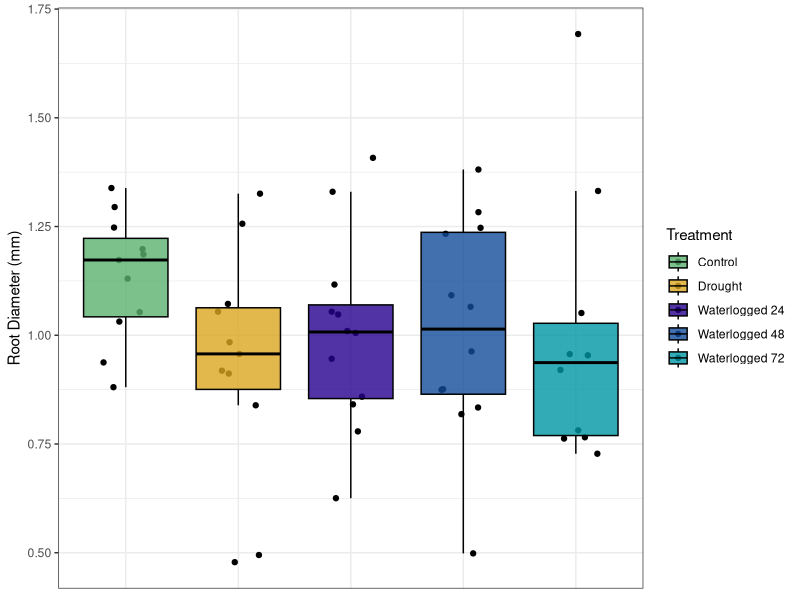
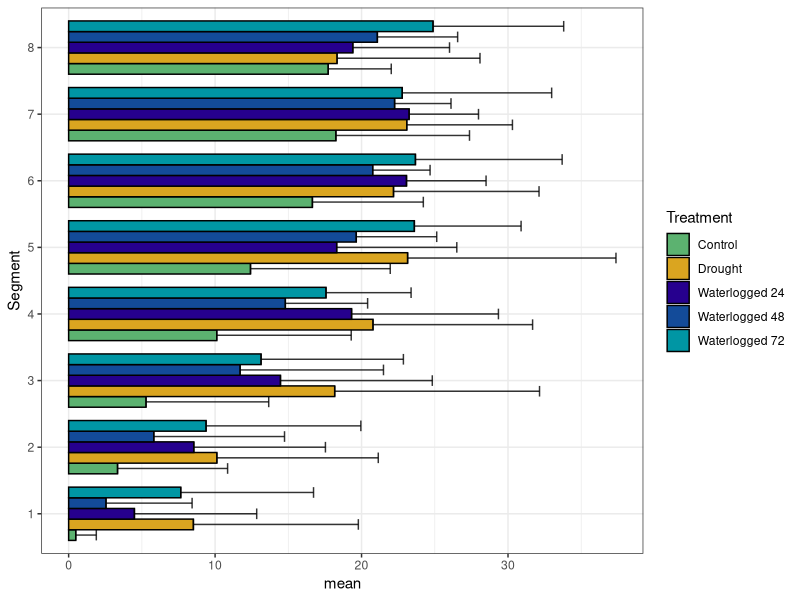
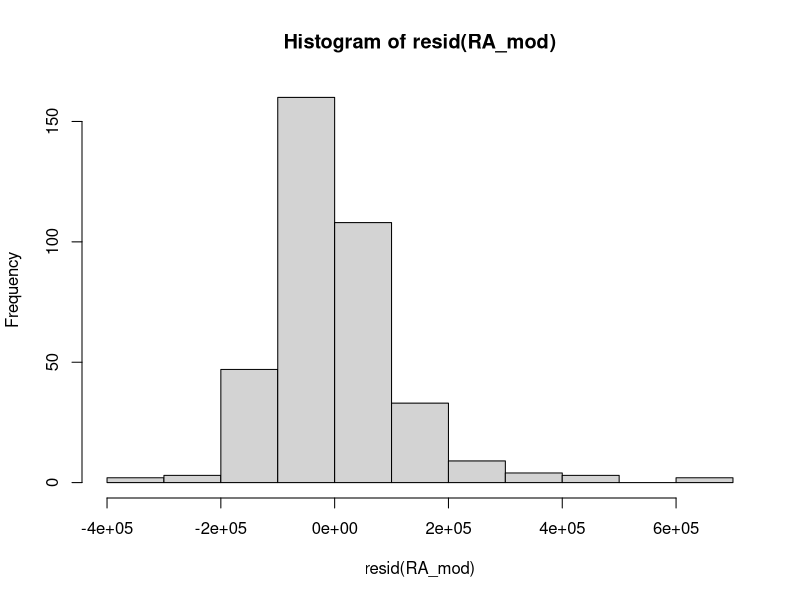
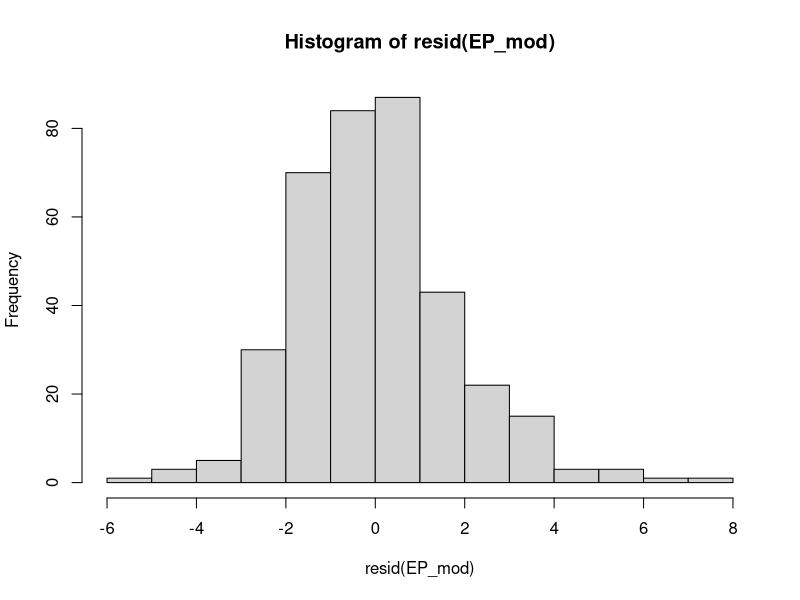
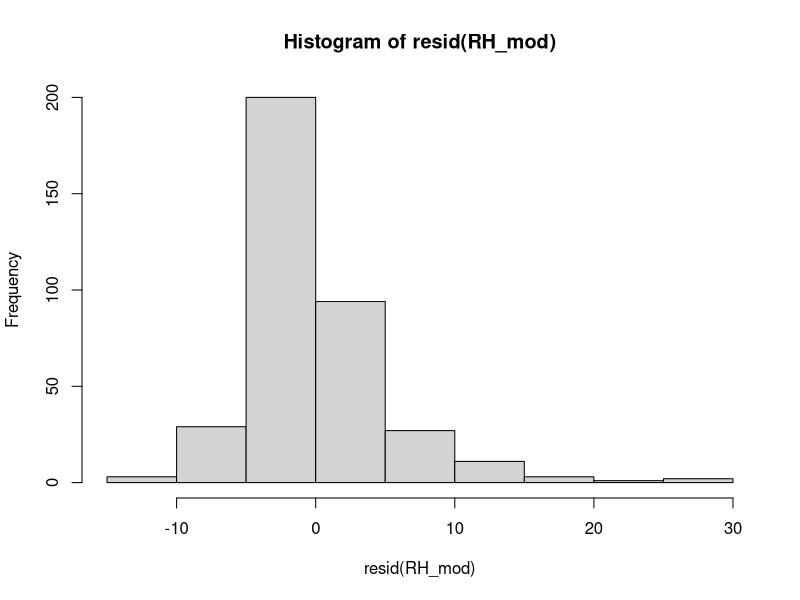
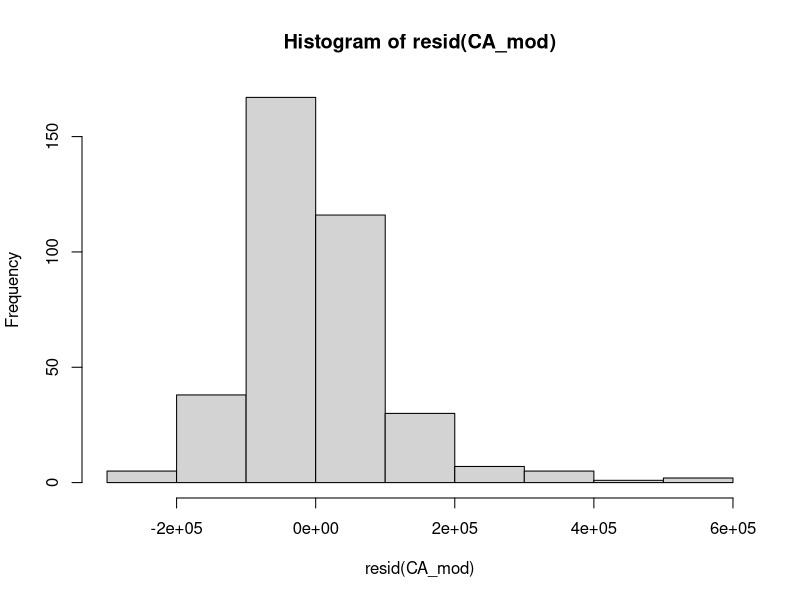
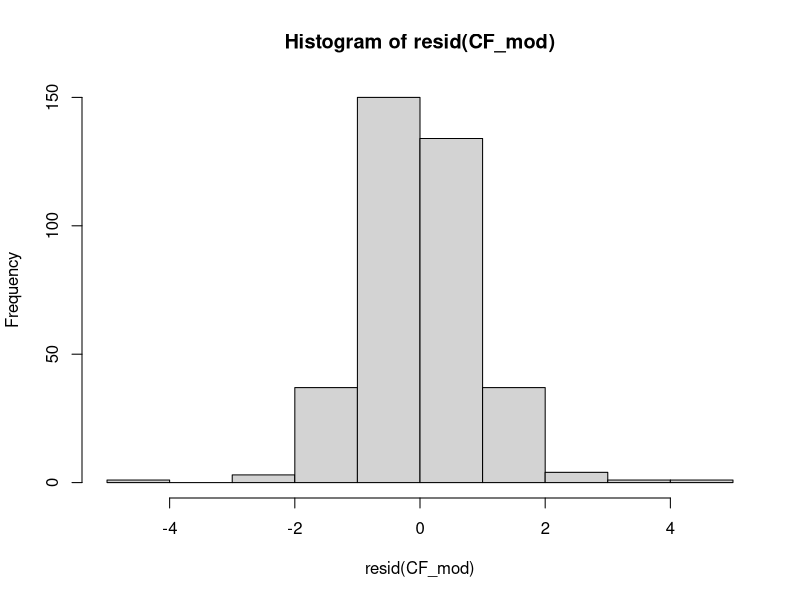
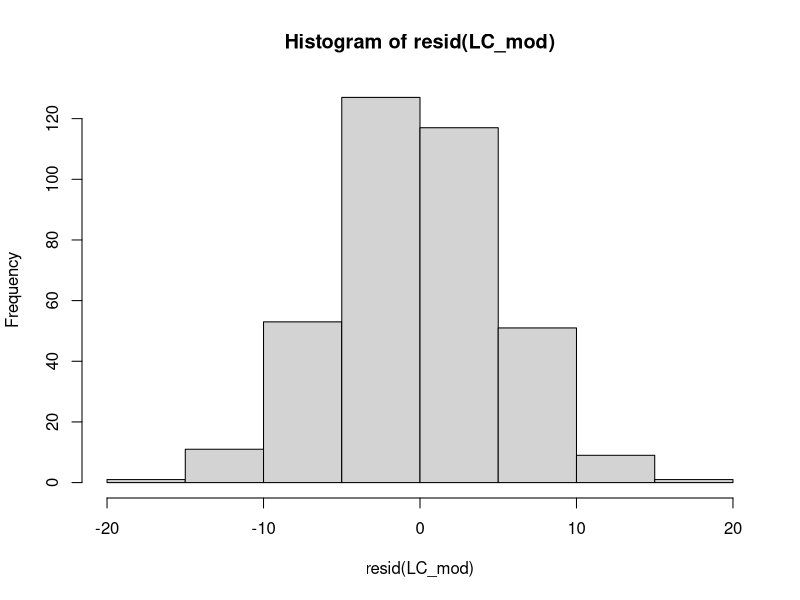

The R script that drew these images, in order:
### Tripsacum greenhouse experiment
### Root section analysis
### Code by Joel Swift 04-2024

library(tidyverse)
library(readxl)
library(emmeans)
library(ggpubr)
library(lmerTest)
library(viridis)

# Set theme
theme_set(theme_bw())
treatment_palette <- c("Waterlogged 24" = "#26008E",
                       "Waterlogged 48" = "#134B99",
                       "Waterlogged 72" = "#0096A4",
                       "Control" = "#5CB270",
                       "Drought" = "#DAA520")


#### 1) Load data and calculate derived areas and percentages ####
section_data <- read_xlsx("Section_data_plus_metadata.xlsx", sheet = 1)
# Convert couple of columns with NAs to numeric and segment to factor
numeric <- section_data %>% select(`Root Perimeter`:`Root Hair Number`) %>% mutate_if(is.character, as.numeric)
meta <- section_data %>% select(Plant_id:`Image Name`)
section_data <- bind_cols(meta, numeric)
rm(numeric, meta)
# convert all character columns to factor
section_data[sapply(section_data, is.character)] <- lapply(section_data[sapply(section_data, is.character)], as.factor)
section_data$Segment <- as.factor(section_data$Segment)
# Sanity check
summary(section_data)

# Calculate areas (um2)
section_data$`Cortex Area` <- (section_data$`Root Area` - section_data$`Stele Area`)
section_data$`Living Cortical Area` <- section_data$`Cortex Area` - section_data$`Aerenchyma Area`

# Calculate percentages (%)
section_data$`Living Cortical Percent` <- ((section_data$`Cortex Area` - section_data$`Aerenchyma Area`) / section_data$`Root Area`) * 100
section_data$`Aerenchyma Percent` <- (section_data$`Aerenchyma Area` / section_data$`Cortex Area`) * 100
section_data$`Aerenchyma Percent Whole Root` <- (section_data$`Aerenchyma Area` / section_data$`Root Area`) * 100

section_data$`Stele Percent` <- (section_data$`Stele Area` / section_data$`Root Area`) * 100
section_data$`Metaxylem Percent` <- (section_data$`Metaxylem Vessel Area` / section_data$`Stele Area`) * 100

# Ratios (X:Y)
section_data$`Stele:Cortex Ratio` <- section_data$`Stele Area` / section_data$`Cortex Area`
section_data$`Stele:Root Ratio` <- section_data$`Stele Area` / section_data$`Root Area`

# Scale root hair number by perimeter measurement 
section_data$`Root Hair Number` <- section_data$`Root Hair Number` / (section_data$`Root Perimeter`/1000) # Root hairs per mm of root perimeter

# Sanity check
str(section_data)

### Diameter range of roots ###
section_data$root_diameter <- (sqrt(section_data$`Root Area` / pi) * 2)

diameter_df <- section_data %>%
  select(root_diameter, Plant_id, Treatment) %>%
  group_by(Plant_id, Treatment) %>%
  summarize(mean_diameter_mm = (mean(root_diameter, na.rm = TRUE)/1000),
            count = n())

ggplot(diameter_df, aes(x = Treatment, y = mean_diameter_mm, fill = Treatment)) +
  geom_jitter(width = 0.2) +
  geom_boxplot(alpha = 0.8, outlier.colour = NA, color = "black") +
  scale_fill_manual(name = "Treatment", values = treatment_palette) +
  ylab("Root Diameter (mm)") +
  theme(axis.title.x=element_blank(),
        axis.text.x = element_blank(),
        axis.ticks.x = element_blank())

x <- section_data %>%
  select(root_diameter, Plant_id, Treatment) %>%
  group_by(Plant_id) %>%
  summarize(mean_diameter_mm = (mean(root_diameter, na.rm = TRUE)/1000),
            count = n())

# mean and standard error
summary(x$mean_diameter_mm)
sd(x$mean_diameter_mm) / sqrt(length(x$mean_diameter_mm))

#### 2) Check the variance between sections of the same segment of root ####
# Select all plants that have three sections per segment (i.e, have a replicate A, B, and C)
section_data_index <- section_data %>% filter(Replicate %in% c("B", "C"))
section_data_replicated <- section_data %>% filter(Plant_id %in% unique(section_data_index$Plant_id))
rm(section_data_index)

# Calculate coefficient of variation by Replicate, Segment, and Plant ID.
cv <- function(x, na.rm = FALSE) (sd(x, na.rm = na.rm)/mean(x, na.rm = na.rm))*100

#CV for Replicate
CVs_replicate  <- section_data_replicated %>%
  select(Plant_id, Segment, Replicate, Treatment, `Root Area`:`Stele:Root Ratio`) %>%
  gather(Traits, value, -Plant_id, -Segment, -Replicate, -Treatment) %>%
  group_by(Plant_id, Segment, Treatment, Traits) %>%
  summarize(cv = cv(value), n=n()) %>%
  ungroup() %>%
  group_by(Treatment, Traits) %>%
  summarize(CVmean = round(mean(cv, na.rm=T), 0), n=n())

summary(CVs_replicate$n)

#CV for Segment
CVs_segment  <- section_data_replicated %>%
  select(Plant_id, Segment, Replicate, Treatment, `Root Area`:`Stele:Root Ratio`) %>%
  gather(Traits, value, -Plant_id, -Segment, -Replicate, -Treatment) %>%
  group_by(Plant_id, Replicate, Treatment, Traits) %>%
  summarize(cv = cv(value), n=n()) %>%
  ungroup() %>%
  group_by(Treatment, Traits) %>%
  summarize(CVmean = round(mean(cv, na.rm=T), 0), n=n())

summary(CVs_segment$n)

#CV for Plant ID
CVs_plantid  <- section_data_replicated %>%
  select(Plant_id, Segment, Replicate, Treatment, `Root Area`:`Stele:Root Ratio`) %>%
  gather(Traits, value, -Plant_id, -Segment, -Replicate, -Treatment) %>%
  group_by(Segment, Replicate, Treatment, Traits) %>%
  summarize(cv = cv(value), n=n()) %>%
  ungroup() %>%
  group_by(Treatment, Traits) %>%
  summarize(CVmean = round(mean(cv, na.rm=T), 0), n=n())

summary(CVs_plantid$n)

# Reorder factor levels to be more sensible
# Root surface > Cortex > Stele > Metaxylem Vessels
# Panel A
CVs_replicate$Traits <- factor(CVs_replicate$Traits, levels = rev(c("Root Area", "Epidermis Depth", "Root Hair Number",
                                                                    "Cortex Area", "Cortical Cell File Number", "Living Cortical Percent", "Aerenchyma Percent",
                                                                    "Stele Area", "Stele:Cortex Ratio", "Stele:Root Ratio",
                                                                    "Metaxylem Vessel Area", "Metaxylem Vessel Number", "Metaxylem Vessel Mean Area")))
CVs_replicate <- CVs_replicate[!is.na(CVs_replicate$Traits), ]
# Panel B
CVs_segment$Traits <- factor(CVs_segment$Traits, levels = rev(c("Root Area", "Epidermis Depth", "Root Hair Number",
                                                                "Cortex Area", "Cortical Cell File Number", "Living Cortical Percent", "Aerenchyma Percent",
                                                                "Stele Area", "Stele:Cortex Ratio", "Stele:Root Ratio",
                                                                "Metaxylem Vessel Area", "Metaxylem Vessel Number", "Metaxylem Vessel Mean Area")))
CVs_segment <- CVs_segment[!is.na(CVs_segment$Traits), ]
# Panel c
CVs_plantid$Traits <- factor(CVs_plantid$Traits, levels = rev(c("Root Area", "Epidermis Depth", "Root Hair Number",
                                                                "Cortex Area", "Cortical Cell File Number", "Living Cortical Percent", "Aerenchyma Percent",
                                                                "Stele Area", "Stele:Cortex Ratio", "Stele:Root Ratio",
                                                                "Metaxylem Vessel Area", "Metaxylem Vessel Number", "Metaxylem Vessel Mean Area")))
CVs_plantid <- CVs_plantid[!is.na(CVs_plantid$Traits), ]

# Find min-max for gradient
min(CVs_replicate$CVmean, CVs_segment$CVmean, CVs_plantid$CVmean) # 0
max(CVs_replicate$CVmean, CVs_segment$CVmean, CVs_plantid$CVmean) # 202

# Tile plots with text labels
a <- ggplot(CVs_replicate, aes(x = Treatment, y = Traits, fill = CVmean)) +
  geom_tile(color = "black") +
  coord_fixed() +
  geom_text(aes(label = CVmean), color = "black", size = 4) +
  scale_fill_gradient2(low='firebrick1', high='dodgerblue1', mid='white', name="Coefficent of Variation (%)", limits = c(0,202)) +
  theme(axis.text.x = element_text(angle = 45, vjust = 1, hjust=1), axis.title.x = element_blank(),
        axis.title.y = element_blank()) +
  labs(title = "Among Replicate Sections")

b <- ggplot(CVs_segment, aes(x = Treatment, y = Traits, fill = CVmean)) +
  geom_tile(color = "black") +
  coord_fixed() +
  geom_text(aes(label = CVmean), color = "black", size = 4) +
  scale_fill_gradient2(low='firebrick1', high='dodgerblue1', mid='white', name="Coefficent of Variation (%)", limits = c(0,202)) +
  theme(axis.text.x = element_text(angle = 45, vjust = 1, hjust=1), axis.title.x = element_blank(),
        axis.title.y = element_blank(), axis.text.y = element_blank()) +
  labs(title = "Among Root Segments")


c <- ggplot(CVs_plantid, aes(x = Treatment, y = Traits, fill = CVmean)) +
  geom_tile(color = "black") +
  coord_fixed() +
  geom_text(aes(label = CVmean), color = "black", size = 4) +
  scale_fill_gradient2(low='firebrick1', high='dodgerblue1', mid='white', name="Coefficent of Variation (%)", limits = c(0,202)) +
  theme(axis.text.x = element_text(angle = 45, vjust = 1, hjust=1), axis.title.x = element_blank(),
        axis.title.y = element_blank(), axis.text.y = element_blank())  +
  labs(title = "Among Plants")

CV_plots <- ggarrange(a,b,c, common.legend = TRUE, nrow = 1, legend = "right", labels = "AUTO", align = 'hv')

ggsave("figures/Figure3_CV_plots.png", CV_plots, width = 16, height = 8, units = "in")
ggsave("figures/Figure3_CV_plots.svg", CV_plots, width = 16, height = 8, units = "in")

#### Get significance of the CV mean value comparison
All_CVs <- rbind(CVs_replicate %>% mutate(Group = "Replicate"), 
                 CVs_segment %>% mutate(Group = "Segment"),
                 CVs_plantid %>% mutate(Group = "PlantID"))

lm_by_traits <- lm(CVmean ~ Group*Traits, data = All_CVs)
lm_by_treatment <- lm(CVmean ~ Treatment*Group, data = All_CVs)

contrast(emmeans(lm_by_traits,~Group|Traits), "trt.vs.ctrl", ref = 2)
contrast(emmeans(lm_by_treatment,~Group|Treatment), "trt.vs.ctrl", ref = 2)

#### 3) Analysis with A sections, expanded sampling ####
# We use only single section from each of the samples that had 3 sections (labeled A,B,C) imaged to avoid
# including technical replicates into the main analysis.
## Select only A sections
A_section_data <- section_data %>% filter(Replicate == "A")

# flip order from 8 == root tip, 1 == root base
# to: 1 == root tip, 8 == Root base
# This is more sensible for presentation.
A_section_data <- A_section_data %>%
  group_by(Plant_id) %>%
  mutate(Segment = rev(Segment))

#### 4) Root length plot ####
# Root lengths by treatment
Root_length_count <- A_section_data %>%
  group_by(Treatment) %>%
  count(Segment)

Root_length_count_plot <- ggplot(Root_length_count, aes(x = Treatment, y = n, fill = Treatment)) +
  geom_bar(stat="identity") +
  scale_y_continuous(breaks = seq(1, 12, by = 1)) +
  ylab("Number of Samples") +
  scale_fill_manual(values = treatment_palette, name = "Treatment") +
  theme(legend.text.align = 0,
        axis.text.x = element_blank(), axis.ticks.x = element_blank(),
        legend.position = 'right') + 
  xlab("Root Segment (cm) | Root tip to root base") +
  facet_grid(~Segment)

ggsave("figures/FigureS1_Root_length_count.svg", Root_length_count_plot, width = 10, height = 4, units = "in")
ggsave("figures/FigureS1_Root_length_count.png", Root_length_count_plot, width = 10, height = 4, units = "in")

# Sanity check
str(A_section_data)

#### 4.1) Root aerenchmya plot, in relation to whole root to compare to Gong et. al 2019 ####
# Gong et al. 2019 used the aerenchyma as a percentage of the whole root, here I make a similar plot and summarise the stats.
A_section_data %>%
  group_by(Treatment, Segment) %>%
  select(`Aerenchyma Percent Whole Root`) %>%
  summarise(mean = mean(`Aerenchyma Percent Whole Root`, na.rm = TRUE), sd = sd(`Aerenchyma Percent Whole Root`, na.rm = TRUE)) %>%
  ggplot(., aes(y = Segment, x = mean, fill = Treatment)) +
  geom_bar(stat = "identity", position = "dodge", width = 0.8, color = "black") +
  scale_fill_manual(values = treatment_palette) +
  geom_errorbar( aes(y=Segment, xmin=mean, xmax=mean+sd),stat = "identity", position = "dodge", width=0.8, colour="black", alpha=0.8, size=0.5)

stats <- A_section_data %>%
  group_by(Treatment, Segment) %>%
  select(`Aerenchyma Percent Whole Root`) %>%
  summarise(mean = mean(`Aerenchyma Percent Whole Root`, na.rm = TRUE), sd = sd(`Aerenchyma Percent Whole Root`, na.rm = TRUE))

#### 5) Modeling and treatment to control plot ####
# Models
RA_mod <- lmer(`Root Area` ~ Treatment*Segment + (1|Plant_id), data = A_section_data)
EP_mod <- lmer(`Epidermis Depth` ~ Treatment*Segment + (1|Plant_id), data = A_section_data)
RH_mod <- lmer(`Root Hair Number` ~ Treatment*Segment + (1|Plant_id), data = A_section_data)
CA_mod <- lmer(`Cortex Area` ~ Treatment*Segment + (1|Plant_id), data = A_section_data)
CF_mod <- lmer(`Cortical Cell File Number` ~ Treatment*Segment + (1|Plant_id), data = A_section_data)
LC_mod <- lmer(`Living Cortical Percent` ~ Treatment*Segment + (1|Plant_id), data = A_section_data)
AR_mod <- lmer(`Aerenchyma Percent` ~ Treatment*Segment + (1|Plant_id), data = A_section_data)
SA_mod <- lmer(`Stele Area` ~ Treatment*Segment + (1|Plant_id), data = A_section_data)
SC_mod <- lmer(`Stele:Cortex Ratio` ~ Treatment*Segment + (1|Plant_id), data = A_section_data)
SR_mod <- lmer(`Stele:Root Ratio` ~ Treatment*Segment + (1|Plant_id), data = A_section_data)
MA_mod <- lmer(`Metaxylem Vessel Area` ~ Treatment*Segment + (1|Plant_id), data = A_section_data)
MN_mod <- lmer(`Metaxylem Vessel Number` ~ Treatment*Segment + (1|Plant_id), data = A_section_data)
MV_mod <- lmer(`Metaxylem Vessel Mean Area` ~ Treatment*Segment + (1|Plant_id), data = A_section_data)

# Anovas
anova(RA_mod)
anova(EP_mod)
anova(RH_mod)
anova(CA_mod)
anova(CF_mod)
anova(LC_mod)
anova(AR_mod)
anova(SA_mod)
anova(SC_mod)
anova(SR_mod)
anova(MA_mod)
anova(MN_mod)
anova(MV_mod)

# Contrasts T*S
contrast(emmeans(RA_mod,~Treatment|Segment), "trt.vs.ctrl", ref = 1)
contrast(emmeans(EP_mod,~Treatment|Segment), "trt.vs.ctrl", ref = 1)
contrast(emmeans(RH_mod,~Treatment|Segment), "trt.vs.ctrl", ref = 1)
contrast(emmeans(CA_mod,~Treatment|Segment), "trt.vs.ctrl", ref = 1)
contrast(emmeans(CF_mod,~Treatment|Segment), "trt.vs.ctrl", ref = 1)
contrast(emmeans(LC_mod,~Treatment|Segment), "trt.vs.ctrl", ref = 1)
contrast(emmeans(AR_mod,~Treatment|Segment), "trt.vs.ctrl", ref = 1)
contrast(emmeans(SA_mod,~Treatment|Segment), "trt.vs.ctrl", ref = 1)
contrast(emmeans(SC_mod,~Treatment|Segment), "trt.vs.ctrl", ref = 1)
contrast(emmeans(SR_mod,~Treatment|Segment), "trt.vs.ctrl", ref = 1)
contrast(emmeans(MA_mod,~Treatment|Segment), "trt.vs.ctrl", ref = 1)
contrast(emmeans(MN_mod,~Treatment|Segment), "trt.vs.ctrl", ref = 1)
contrast(emmeans(MV_mod,~Treatment|Segment), "trt.vs.ctrl", ref = 1)

test <- A_section_data %>%
  filter(Treatment == "Waterlogged 48")


# Histograms of residuals
hist(resid(RA_mod))
hist(resid(EP_mod))
hist(resid(RH_mod))
hist(resid(CA_mod))
hist(resid(CF_mod))
hist(resid(LC_mod))
hist(resid(AR_mod))
hist(resid(SA_mod))
hist(resid(SC_mod))
hist(resid(SR_mod))
hist(resid(MA_mod))
hist(resid(MN_mod))
hist(resid(MV_mod))
# Residuals look mostly fine in the histograms, often have long tails.

# Posthoc dunnet tests
Dunn_emmeans <- function(mod){
  anova(mod)
  mod.emm <- emmeans(mod,~Treatment|Segment)
  con <- contrast(mod.emm, "trt.vs.ctrl", ref = 1)
  return(con)
}

plot(Dunn_emmeans(RA_mod))
plot(Dunn_emmeans(EP_mod))
plot(Dunn_emmeans(RH_mod))
plot(Dunn_emmeans(CA_mod))
plot(Dunn_emmeans(CF_mod))
plot(Dunn_emmeans(LC_mod))
plot(Dunn_emmeans(AR_mod))
plot(Dunn_emmeans(SA_mod))
plot(Dunn_emmeans(SC_mod))
plot(Dunn_emmeans(SR_mod))
plot(Dunn_emmeans(MA_mod))
plot(Dunn_emmeans(MN_mod))
plot(Dunn_emmeans(MV_mod))

# Dunnett Figure df function
Dunn_emmeans_DF <- function(mod){
  anova(mod)
  mod.emm <- emmeans(mod,~Treatment|Segment)
  con <- contrast(mod.emm, "trt.vs.ctrl", ref = 1)
  # These indexes break the emmgrid into pieces to make a dataframe (easier for later plotting)
  df <- rbind(data.frame(con[1:4]),
              data.frame(con[5:8]),
              data.frame(con[9:12]),
              data.frame(con[13:16]),
              data.frame(con[17:20]),
              data.frame(con[21:24]),
              data.frame(con[25:28]),
              data.frame(con[29:32]))
  return(df)
}

RA_df <- data.frame(Dunn_emmeans_DF(RA_mod), "Trait" = replicate(32, "Root Area"))
EP_df <- data.frame(Dunn_emmeans_DF(EP_mod), "Trait" = replicate(32, "Epidermis Depth"))
RH_df <- data.frame(Dunn_emmeans_DF(RH_mod), "Trait" = replicate(32, "Root Hair Number"))
CA_df <- data.frame(Dunn_emmeans_DF(CA_mod), "Trait" = replicate(32, "Cortex Area"))
CF_df <- data.frame(Dunn_emmeans_DF(CF_mod), "Trait" = replicate(32, "Cortical Cell File Number"))
LC_df <- data.frame(Dunn_emmeans_DF(LC_mod), "Trait" = replicate(32, "Living Cortical Percent"))
AR_df <- data.frame(Dunn_emmeans_DF(AR_mod), "Trait" = replicate(32, "Aerenchyma Percent"))
SA_df <- data.frame(Dunn_emmeans_DF(SA_mod), "Trait" = replicate(32, "Stele Area"))
SC_df <- data.frame(Dunn_emmeans_DF(SC_mod), "Trait" = replicate(32, "Stele:Cortex Ratio"))
SR_df <- data.frame(Dunn_emmeans_DF(SR_mod), "Trait" = replicate(32, "Stele:Root Ratio"))
MA_df <- data.frame(Dunn_emmeans_DF(MA_mod), "Trait" = replicate(32, "Metaxylem Vessel Area"))
MN_df <- data.frame(Dunn_emmeans_DF(MN_mod), "Trait" = replicate(32, "Metaxylem Vessel Number"))
MV_df <- data.frame(Dunn_emmeans_DF(MV_mod), "Trait" = replicate(32, "Metaxylem Vessel Mean Area"))

# Create long dataframe
full_df <- rbind(RA_df, EP_df, RH_df, CA_df,
                 CF_df, LC_df, AR_df, SA_df, 
                 SC_df, SR_df, MA_df, MN_df,
                 MV_df)

# Rearrange trait factor order
full_df$Trait <- factor(full_df$Trait, levels = rev(c("Root Area", "Epidermis Depth", "Root Hair Number",
                                                      "Cortex Area", "Cortical Cell File Number", "Living Cortical Percent", "Aerenchyma Percent",
                                                      "Stele Area", "Stele:Cortex Ratio", "Stele:Root Ratio",
                                                      "Metaxylem Vessel Area", "Metaxylem Vessel Number", "Metaxylem Vessel Mean Area")))

# Create dataframes for plotting by treatment
Drought_DF <- full_df %>%
  filter(contrast == "Drought - Control") %>%
  group_by(Trait) %>%
  mutate(`Relative Change`= round(((estimate/ sum(abs(estimate)))*100), digits = 0),
         "Significance" = case_when(p.value < 0.05 ~ "*",
                                    p.value < 0.1 ~ "-",
                                    p.value > 0.05 ~ ""))

Flood24_DF <- full_df %>%
  filter(contrast == "Waterlogged 24 - Control") %>%
  group_by(Trait) %>%
  mutate(`Relative Change`= round(((estimate/ sum(abs(estimate)))*100), digits = 0),
         "Significance" = case_when(p.value < 0.05 ~ "*",
                                    p.value < 0.1 ~ "-",
                                    p.value > 0.05 ~ ""))

Flood48_DF <- full_df %>%
  filter(contrast == "Waterlogged 48 - Control") %>%
  group_by(Trait) %>%
  mutate(`Relative Change`= round(((estimate/ sum(abs(estimate)))*100), digits = 0),
         "Significance" = case_when(p.value < 0.05 ~ "*",
                                    p.value < 0.1 ~ "-",
                                    p.value > 0.05 ~ ""))

Flood72_DF <- full_df %>%
  filter(contrast == "Waterlogged 72 - Control") %>%
  group_by(Trait) %>%
  mutate(`Relative Change`= round(((estimate/ sum(abs(estimate)))*100), digits = 0),
         "Significance" = case_when(p.value < 0.05 ~ "*",
                                    p.value < 0.1 ~ "-",
                                    p.value > 0.05 ~ ""))

# get limits for plotting at same gradient scale
max(Flood72_DF$`Relative Change`, Flood24_DF$`Relative Change`,
    Drought_DF$`Relative Change`, Flood48_DF$`Relative Change`)

min(Flood72_DF$`Relative Change`, Flood24_DF$`Relative Change`,
    Drought_DF$`Relative Change`, Flood48_DF$`Relative Change`)

# plots
a <- ggplot(Drought_DF, aes(x = Segment , y = Trait, fill = `Relative Change`)) +
  geom_tile(color = "black") +
  coord_fixed() +
  geom_text(aes(label = `Significance`), color = "black", size = 8) +
  scale_fill_gradient2(low='firebrick1', high='dodgerblue1', mid='white', name="Relative Change from Control (%)", limits = c(-45,40)) +
  theme(axis.text.x = element_text(angle = 45, vjust = 1, hjust=1), axis.title.x = element_blank(),
        axis.title.y = element_blank()) +
  labs(title = "Drought")

b <- ggplot(Flood24_DF, aes(x = Segment , y = Trait, fill = `Relative Change`)) +
  geom_tile(color = "black") +
  coord_fixed() +
  geom_text(aes(label = `Significance`), color = "black", size = 8) +
  scale_fill_gradient2(low='firebrick1', high='dodgerblue1', mid='white', name="Relative Change from Control (%)", limits = c(-45,40)) +
  theme(axis.text.x = element_text(angle = 45, vjust = 1, hjust=1), axis.title.x = element_blank(),
        axis.title.y = element_blank(), axis.text.y = element_blank()) +
  labs(title = "Flood 24")

c <- ggplot(Flood48_DF, aes(x = Segment , y = Trait, fill = `Relative Change`)) +
  geom_tile(color = "black") +
  coord_fixed() +
  geom_text(aes(label = `Significance`), color = "black", size = 8) +
  scale_fill_gradient2(low='firebrick1', high='dodgerblue1', mid='white', name="Relative Change from Control (%)", limits = c(-45,40)) +
  theme(axis.text.x = element_text(angle = 45, vjust = 1, hjust=1), axis.title.x = element_blank(),
        axis.title.y = element_blank(), axis.text.y = element_blank()) +
  labs(title = "Flood 48")

d <- ggplot(Flood72_DF, aes(x = Segment , y = Trait, fill = `Relative Change`)) +
  geom_tile(color = "black") +
  coord_fixed() +
  geom_text(aes(label = `Significance`), color = "black", size = 8) +
  scale_fill_gradient2(low='firebrick1', high='dodgerblue1', mid='white', name="Relative Change from Control (%)", limits = c(-40,40)) +
  theme(axis.text.x = element_text(angle = 45, vjust = 1, hjust=1), axis.title.x = element_blank(),
        axis.title.y = element_blank(), axis.text.y = element_blank()) +
  labs(title = "Flood 72")

#arrange and save
Segment_by_treatment <- ggarrange(a,b,c,d, labels = "AUTO", nrow = 1, legend = "right", common.legend = TRUE, align = "hv")
ggsave("figures/Figure4_heatmap_bytreatment_plots.png", Segment_by_treatment, width = 16, height = 8, units = "in")
ggsave("figures/Figure4_heatmap_bytreatment_plots.svg", Segment_by_treatment, width = 16, height = 8, units = "in")

#### 7) Emmeans Cortex Plot ####
contrast(emmeans(CF_mod,~Treatment|Segment), "trt.vs.ctrl", ref = 1)

Cortical_file_plot <- ggplot(plot(emmeans(CF_mod,~Treatment|Segment), plotit = FALSE), aes(x = Segment, y = the.emmean, color = Treatment)) +
  ylab("Cortical Cell File Number") +
  scale_y_continuous(limits = c(10, 20), breaks = seq(10, 20, by = 2)) +
  geom_pointrange(aes(ymin = lower.CL, ymax = upper.CL, fill = Treatment), size = 0.50,
                  linewidth = 1.75, fill = "white", shape = 22, position = position_dodge(width = 0.75)) +
  scale_color_manual(values = treatment_palette, name = "Treatment") +
  xlab("Root Segment (cm) | Root tip to root base") +
  theme(axis.text.x = element_text(angle = 45, vjust = 1, hjust=1), axis.title.x = element_blank())

LCA_plot <- ggplot(plot(emmeans(LC_mod,~Treatment|Segment), plotit = FALSE), aes(x = Segment, y = the.emmean, color = Treatment)) +
  ylab("Living Cortical Percent") +
  scale_y_continuous(limits = c(50, 90), breaks = seq(50, 90, by = 10), labels = function(x) paste0(x, "%")) +
  geom_pointrange(aes(ymin = lower.CL, ymax = upper.CL, fill = Treatment), size = 0.50,
                  linewidth = 1.75, fill = "white", shape = 22, position = position_dodge(width = 0.75)) +
  scale_color_manual(values = treatment_palette, name = "Treatment") +
  xlab("Root Segment (cm) | Root tip to root base")

CO_LCA_plot <- ggarrange(Cortical_file_plot, LCA_plot, nrow = 2, common.legend = TRUE,
                         legend = "right", labels = "AUTO", align = 'hv')
ggsave("figures/Figure5_Cell_file_LCA_plot.svg", CO_LCA_plot, width = 170, height = 135, units = "mm")
ggsave("figures/Figure5_Cell_file_LCA_plot.png", CO_LCA_plot, width = 170, height = 135, units = "mm")

#### 8) Emmeans Metaxylem Vessel Plot ####
contrast(emmeans(SA_mod,~Treatment), "trt.vs.ctrl", ref = 1)
contrast(emmeans(MN_mod,~Treatment), "trt.vs.ctrl", ref = 1)
contrast(emmeans(MV_mod,~Treatment), "trt.vs.ctrl", ref = 1)

a <- ggplot(plot(emmeans(SA_mod,~Treatment), plotit = FALSE), aes(x = Treatment, y = the.emmean, color = Treatment)) +
  ylab("Stele Area (um^2)") +
  geom_pointrange(aes(ymin = lower.CL, ymax = upper.CL, fill = Treatment),
                  size = 0.75, linewidth = 1.75, fill = "white", shape = 22) +
  scale_color_manual(values = treatment_palette, name = "Treatment") +
  theme(axis.text.x = element_text(angle = 45, vjust = 1, hjust=1), axis.title.x = element_blank())

b <- ggplot(plot(emmeans(MN_mod,~Treatment), plotit = FALSE), aes(x = Treatment, y = the.emmean, color = Treatment)) +
  ylab("Metaxylem Vessel Count") +
  geom_pointrange(aes(ymin = lower.CL, ymax = upper.CL, fill = Treatment),
                  size = 0.75, linewidth = 1.75, fill = "white", shape = 22,
                  position = position_dodge(width = 0.5)) +
  scale_color_manual(values = treatment_palette, name = "Treatment") +
  theme(axis.text.x = element_text(angle = 45, vjust = 1, hjust=1), axis.title.x = element_blank())

c <- ggplot(plot(emmeans(MV_mod,~Treatment), plotit = FALSE), aes(x = Treatment, y = the.emmean, color = Treatment)) +
  ylab("Metaxylem Vessel Mean Area (um^2)") +
  geom_pointrange(aes(ymin = lower.CL, ymax = upper.CL, fill = Treatment),
                  size = 0.75, linewidth = 1.75, fill = "white", shape = 22) +
  scale_color_manual(values = treatment_palette, name = "Treatment") + 
  theme(axis.text.x = element_text(angle = 45, vjust = 1, hjust=1), axis.title.x = element_blank())


A_section_data$`Metaxylem Vessel Area`

A_section_data$`Metaxylem Vessel Mean Area`

Metaxylem_plot <- ggarrange(a,b,c, nrow = 1, common.legend = TRUE, legend = 'right', labels = "AUTO")
ggsave("figures/Figure6_metaxylem_plot.svg", Metaxylem_plot, width = 170, height = 95, units = "mm")
ggsave("figures/Figure6_metaxylem_plot.png", Metaxylem_plot, width = 170, height = 95, units = "mm")


#### 9) Drought vs Flood 72 Comparison | S:R Ratio plot####
# filter to select stress classes
Only_F72_D <- A_section_data %>%
  filter(Treatment %in% c("Drought", "Waterlogged 72", "Control"))

# Sanity check
str(Only_F72_D)

# STATS
anova(lmer(`Stele:Root Ratio` ~ Treatment*Segment + (1|Plant_id), data = Only_F72_D))
mod <- lmer(`Stele:Root Ratio` ~ Treatment*Segment + (1|Plant_id), data = Only_F72_D)
contrast(emmeans(mod,~Treatment|Segment), "trt.vs.ctrl", ref = 1)
pairs(emmeans(mod,~Treatment|Segment))

SR_ratio_plot <- ggplot(plot(emmeans(mod,~Treatment*Segment), plotit = FALSE), aes(x = Segment, y = the.emmean, color = Treatment)) +
  ylab("Stele:Root ratio") +
  geom_pointrange(aes(ymin = lower.CL, ymax = upper.CL, color = Treatment),
                  size = 0.75, linewidth = 1.75, fill = "white", shape = 22,
                  position = position_dodge(width = 0.5)) +
  scale_color_manual(values = treatment_palette, name = "Treatment") +
  xlab("Root Segment (cm) | Root tip to root base")

ggsave("figures/Figure7_Stele-Root_Ratio_plot.svg", SR_ratio_plot, width = 170, height = 60, unit = "mm")
ggsave("figures/Figure7_Stele-Root_Ratio_plot.png", SR_ratio_plot, width = 170, height = 60, unit = "mm")
